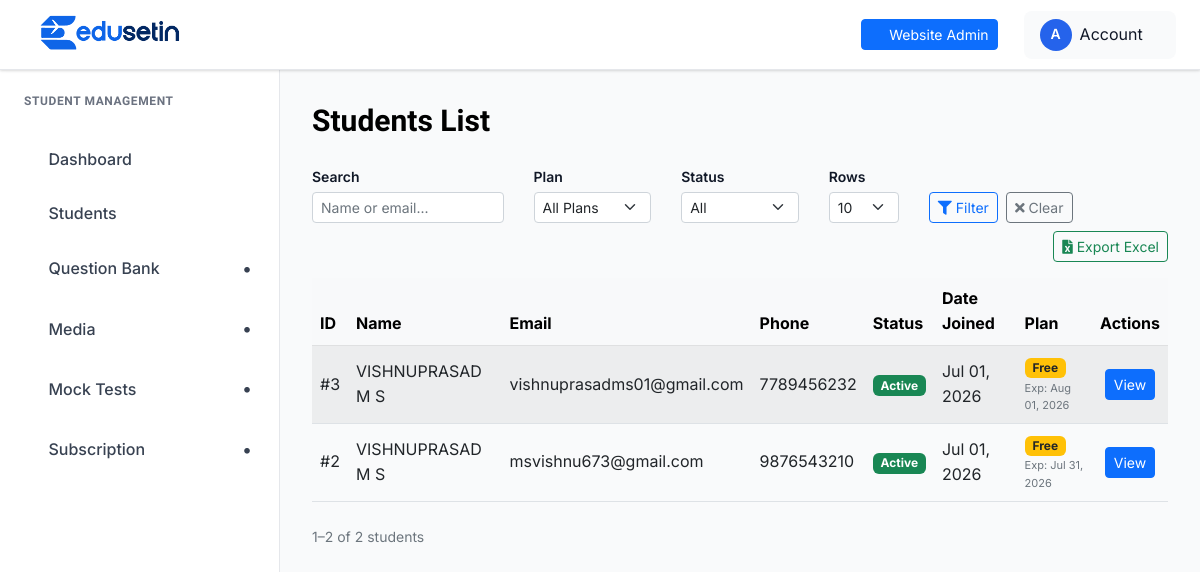
Before: /student-management/students/ (signed in) with the older database file.
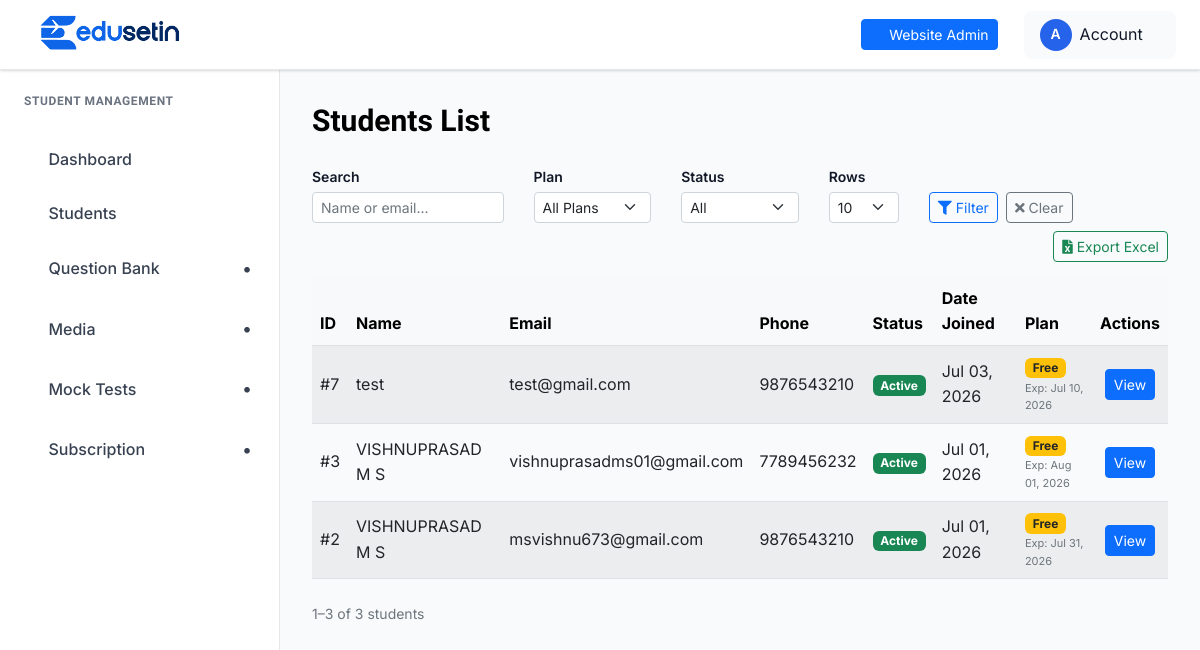
After: the same page with the newer database file.
### student_portal/models.py (models this page shows, shortened)
class Student(models.Model):
    user = models.OneToOneField(
        User,
        on_delete=models.CASCADE
    )
    full_name = models.CharField(
        max_length=255
    )
    phone_number = models.CharField(max_length=15, null=True, blank=True)
    is_active = models.BooleanField(
        default=True
    )
    profile_image = models.ImageField(
        upload_to='student_profiles/',
        null=True,
        blank=True
    )
    created_at = models.DateTimeField(
        auto_now_add=True
    )

### student_management/models.py (models this page shows, shortened)
class Payment(models.Model):
    STATUS_PENDING  = "pending"
    STATUS_SUCCESS  = "success"
    STATUS_FAILED   = "failed"
    STATUS_CHOICES = [
        (STATUS_PENDING, "Pending"),
        (STATUS_SUCCESS, "Success"),
        (STATUS_FAILED,  "Failed"),
    ]
    student = models.ForeignKey(
        "student_portal.Student",
        on_delete=models.CASCADE,
        related_name="payments",
    )
    plan = models.ForeignKey(
        "SubscriptionPlan",
        on_delete=models.PROTECT,
        related_name="payments",
    )
    amount           = models.DecimalField(max_digits=8, decimal_places=2, validators=[MinValueValidator(0)])
    status           = models.CharField(max_length=20, choices=STATUS_CHOICES, default=STATUS_PENDING)
    transaction_id   = models.CharField(max_length=200, blank=True, db_index=True)
    reference_number = models.UUIDField(default=uuid.uuid4, unique=True, editable=False)
    paid_at    = models.DateTimeField(null=True, blank=True)
    expires_at = models.DateTimeField(null=True, blank=True)
    created_at = models.DateTimeField(auto_now_add=True)
    razorpay_order_id = models.CharField(max_length=100, blank=True, null=True)
    razorpay_payment_id = models.CharField(max_length=100, blank=True, null=True)
    razorpay_signature = models.CharField(max_length=255, blank=True, null=True)
    class Meta:
        ordering = ["-created_at"]

class SubscriptionPlan(models.Model):
    uuid = models.UUIDField(default=uuid.uuid4, editable=False, unique=True, db_index=True)
    name = models.CharField(max_length=200, unique=True)
    description = models.TextField(blank=True, null=True)
    price = models.DecimalField(
        max_digits=8,
        decimal_places=2,
        validators=[MinValueValidator(0)],
    )
    duration_days = models.PositiveIntegerField(
        default=30,
        validators=[MinValueValidator(1)],
        help_text="Validity period in days (e.g. 30, 90, 365).",
    )
    subjects = models.ManyToManyField(
        Subject,
        blank=True,
        related_name="subscription_plans",
    )
    submodules = models.ManyToManyField(
        SubModule,
        blank=True,
        related_name="subscription_plans",
    )
    exams = models.ManyToManyField(
        Exam,
        blank=True,
        related_name="subscription_plans",
    )
    is_active = models.BooleanField(default=True)
    created_at = models.DateTimeField(auto_now_add=True)
    updated_at = models.DateTimeField(auto_now=True)
    class Meta:
        ordering = ["price"]

### student_management/views.py (the view)
# urls.py: path('students/', views.student_list, name='student_list'),
@admin_login_required
def student_list(request):
    students = Student.objects.select_related('user').order_by('-created_at')
    now = timezone.now()
    for student in students:
        student.active_plan = student.payments.filter(
            status=Payment.STATUS_SUCCESS,
            expires_at__gt=now,
        ).select_related('plan').order_by('-expires_at').first()
    plans = SubscriptionPlan.objects.filter(is_active=True).order_by('name')
    return render(request, 'student_management/student_list.html', {
        'students': students,
        'plans': plans,
    })

### templates/student_management/student_list.html (shortened to what the changed rows need)
{% extends "student_management/base.html" %}
{% block content %}
<div class="dashboard__form__wraper">
    <div class="table-responsive">
        <table class="table table-striped table-hover align-middle" id="studentsTable">
            <thead class="table-light">
                <tr>
                    <th>ID</th>
                    <th>Name</th>
                    <th>Email</th>
                    <th>Phone</th>
                    <th>Status</th>
                    <th>Date Joined</th>
                    <th>Plan</th>
                    <th class="text-center">Actions</th>
                </tr>
            </thead>
            <tbody id="studentsTableBody">
                {% for student in students %}
                {% with active_plan=student.active_plan %}
                <tr
                    data-name="{{ student.full_name|lower }}"
                    data-email="{{ student.user.email|lower }}"
                    data-active="{% if student.is_active %}yes{% else %}no{% endif %}"
                    data-plan-id="{{ active_plan.plan.id|default:'' }}"
                >
                    <td>#{{ student.id }}</td>
                    <td>{{ student.full_name }}</td>
                    <td>{{ student.user.email }}</td>
                    <td>{{ student.phone_number|default:"—" }}</td>
                    <td>
                        {% if student.is_active %}
                            <span class="badge bg-success">Active</span>
                        {% else %}
                            <span class="badge bg-danger">Inactive</span>
                        {% endif %}
                    </td>
                    <td>{{ student.created_at|date:"M d, Y" }}</td>
                    <td>
                        {% if active_plan %}
                            <span class="badge bg-warning text-dark">{{ active_plan.plan.name }}</span>
                            <div class="text-muted" style="font-size:11px;">
                                Exp: {{ active_plan.expires_at|date:"M d, Y" }}
                            </div>
                        {% else %}
                            <span class="text-muted small">—</span>
                        {% endif %}
                    </td>
                    <td class="text-center">
                        <a href="{% url 'student_management:student_detail' student.id %}"
                           class="btn btn-sm btn-primary">View</a>
                    </td>
                </tr>
                {% endwith %}
                {% empty %}
                <tr>
                    <td colspan="8" class="text-center py-4 text-muted">No students found.</td>
                </tr>
                {% endfor %}
            </tbody>
        </table>
    </div>
    <div class="d-flex flex-wrap align-items-center justify-content-between mt-2 gap-2">
        <span class="text-muted small" id="rowCountLabel"></span>
    </div>
</div>
{% endblock %}

Changed rows visible on the page:
added Student: id "7", full_name "test", user.email "test@gmail.com", phone_number "9876543210", is_active "Active", created_at "Jul 03, 2026", active_plan.plan.name "Free", active_plan.expires_at "Jul 10, 2026"
Other visible differences:
text written by a page script: "1–2 of 2 students" → "1–3 of 3 students"
